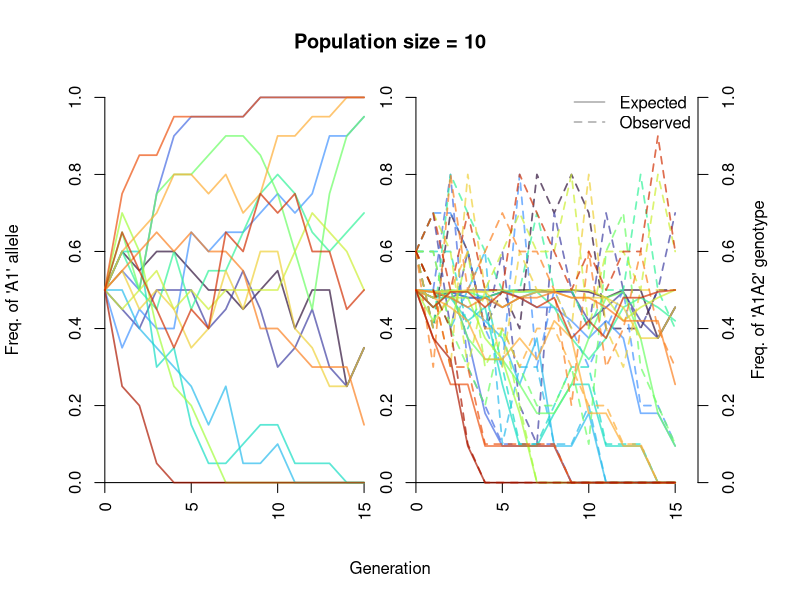
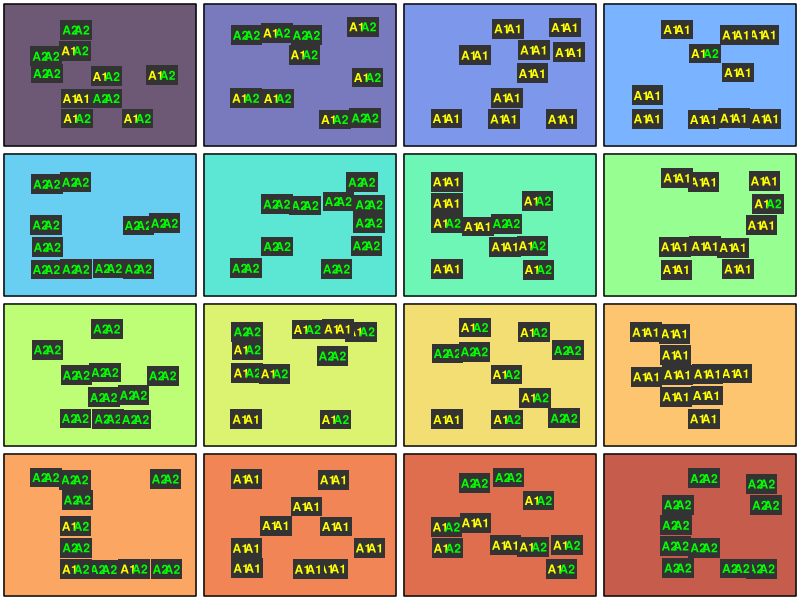

Write R code to recreate these figures, in order.
# Clear memory, close plotting devices
rm(list = ls())
graphics.off()

# Load packages:
library(scales)
library(viridis)


# choose plotting options

# plot a graphic of the genotypes in each population at the final generation?
plot.genotypes <- TRUE
# slow down genetic drift plotting to see one popn at a time
plot.delay <- 0.2 # change to e.g. 0.2 to slow down

# Set up population parameters

# no of diploid individuals
n <- 10 
# number of generations to simulate
n.gen <- 15 
# frequency of A1 allele at generation 0
p <- 0.5 
# frequency of A2 allele at generation 0
q <- 1 - p
# number of populations to simulate
n.pop <- 16 
# selection coefficient against A1A1 (selection against A1A2 is s/2)
s <- 0 # try e.g. 0.05 
# additional selection against heterozygotes
s.het <- 0 

# probability of fixation for a new allele
1 / (2 * n)
# probability of fixation for a new nearly neutral allele:
-2 * s / (1 - exp(4 * n * s))

# create a template data frame to store genotypes
pop <- expand.grid(id = 1:n, gen = 0:n.gen, allele1 = NA, allele2 = NA)

# initialise populations with exact allele frequency
pop[pop$gen == 0, c("allele1", "allele2")] <- 
  sample(c(rep("A1", round(p * n * 2)), rep("A2", round((1 - p) * n * 2))))

# have a look
pop[pop$gen == 0, ]

# simulate evolution forwards in time
start.time <- Sys.time()
simres <-
  lapply(1:n.pop, function(j) {

    print("Generation 0", quote = FALSE)
    print(pop[pop$gen == 0, c("allele1", "allele2")], row.names = FALSE)
    
    for(generation in 1:n.gen) {
      print(paste("Generation", generation), quote = FALSE, row.names = FALSE)
      # pick mate pairs at random
      n.A1 <- rowSums(pop[pop$gen == (generation - 1), c("allele1", "allele2")] == "A1")
      w <- 1 -  n.A1/2 * s
      w.het <- 1 - (n.A1 == 1) * s.het
      parents <- replicate(n, sample(1:n, 2, replace = FALSE, prob = w * w.het))
      this.gen <-
        sapply(1:n, function(i) {
          allele.tab <- pop[pop$gen == (generation - 1), ][parents[, i], c("allele1", "allele2")]
          apply(allele.tab, 1, sample, 1)
        })
      pop[pop$gen == generation, c("allele1", "allele2")] <- t(this.gen)
      print(pop[pop$gen == generation, c("allele1", "allele2")], row.names = FALSE)
    }
    
    freq <- 
      sapply(0:n.gen, function(generation) {
        mean(unlist(pop[pop$gen == generation, c("allele1", "allele2")]) == "A1")
      })
    
    pop$genotype <- apply(pop[, c("allele1", "allele2")], 1, function(x) paste0(sort(x), collapse = ""))
    pop$genotype <- factor(pop$genotype, c("A1A1", "A1A2", "A2A2"))
    frequencies <- data.frame(gen = 0:n.gen)
    frequencies$A1 <- freq
    frequencies$A2 <- 1 - frequencies$A1
    frequencies$A1A1.exp <- frequencies$A1^2
    frequencies$A1A2.exp <- 2 * frequencies$A1 * frequencies$A2
    frequencies$A2A2.exp <- frequencies$A2^2
    frequencies[, c("A1A1.obs", "A1A2.obs", "A2A2.obs")] <- 
      do.call("rbind", (tapply(pop$genotype, pop$gen, function(x) prop.table(table(x)))))
    
    rowSums(frequencies[, c("A1A1.exp", "A1A2.exp", "A2A2.exp")])
    rowSums(frequencies[, c("A1A1.obs", "A1A2.obs", "A2A2.obs")])
    
    #message_parallel(paste0(100 * (j/n.pop), "%"))
    
    return(list(pop = pop, frequencies = frequencies))
  })
finish.time <- Sys.time()

par(mar = c(5.1, 4.1, 4.1, 5.1))
gap <- ceiling(n.gen/5)
lwd <- 1.7
plot(x = 0:n.gen, y = 0:n.gen, ylim = 0:1, type = "n", xlab = "Generation", 
     ylab = "Freq. of 'A1' allele",
     xlim = c(0, n.gen * 2 + gap), axes = FALSE)
#box()
#abline(v = n.gen + gap)
#abline(v = n.gen)
axis.labels <- pretty(c(0:n.gen))
axis(1, at = axis.labels, las = 3, pos = 0)
axis(1, at = axis.labels + n.gen + gap, labels = axis.labels, las = 3, pos = 0)
axis(2, pos = 0)
axis(2, pos = n.gen + gap)
axis(4)
mtext("Freq. of 'A1A2' genotype", side = 4, line = 2.5)
title(paste("Population size =", n))
legend("topright", c("Expected", "Observed"), lty = 1:2,
       col = grey(0.7), bty = "n", lwd = lwd)

cols <- viridis(n.pop + 1, alpha = 0.7, option = "turbo")

lapply(1:n.pop, function(i) {
  x <- simres[[i]]
  Sys.sleep(min(plot.delay, 2/n.pop))
  lines(x = 0:n.gen, y = x$frequencies$A1, 
        col = cols[i], lwd = lwd)
  lines(x = (0:n.gen) + gap + n.gen, y = x$frequencies$A1A2.exp, 
        col = cols[i], lwd = lwd)
  lines(x = (0:n.gen) + gap + n.gen, y = x$frequencies$A1A2.obs, 
        col = cols[i], lty = 2, lwd = lwd)
})

# final frequencies of A1 allele
final.freq <- sapply(simres, function(x) x$frequencies$A1[x$frequencies$gen == n.gen])
final.freq
#hist(final.freq[final.freq > 0 & final.freq < 1])
finish.time - start.time



if(plot.genotypes) {
  old.par <- par(mfrow = c(ceiling(sqrt(n.pop)), ceiling(sqrt(n.pop))), mar = c(0.3, 0.3, 0.3, 0.3))
  final.genotypes.list <- 
    lapply(1:n.pop, function(i) {
      pop <- simres[[i]]$pop
      out <- pop[pop$gen == n.gen, c("allele1", "allele2")]
      plot(1, type = "n", xlim = 0:1, ylim = 0:1, axes = FALSE)
      rect(par("usr")[1], par("usr")[3],
           par("usr")[2], par("usr")[4],
           col = cols[i]) # Color
      
      box()
      gap <- 0.05 * sqrt(n.pop)/3
      coords <- 
        expand.grid(x = (1:ceiling(n/2))/(ceiling(n/2)+1), 
                    y = (1:ceiling(n/2))/(ceiling(n/2)+1))
      coords <- coords[sample(nrow(coords), n), ] 
      out <- cbind(out, coords)
      apply(out, 1, function(x) {
        xcoord <- jitter(as.numeric(x[3]), factor = 1.5)
        ycoord <- jitter(as.numeric(x[4]), factor = 2)
        points(c(xcoord, xcoord + gap), c(ycoord, ycoord), pch = 15, cex = 4, 
               col = "grey20")
        alleles <- sort(unlist(x[1:2]))
        cols <- c(A1 = "yellow", A2 = "green")
        text(x = c(xcoord, xcoord + gap), y = ycoord, labels = alleles, col = cols[alleles],
             font = 2, cex = 1.1)
      })
      out
    })
  par(old.par)
  final.genotypes <- do.call("rbind.data.frame", final.genotypes.list)[, c("allele1", "allele2")]
  
  
  # now we can estimate some ppopulation genetic parameters
  
  # frequency of the p allele
  p.est <- mean(unlist(final.genotypes) == "A1")
  
  # expected heterozygosity
  He <- 2 * p.est * (1 - p.est)
  
  # observed homozygosity
  n.homozygote <- sum(apply(final.genotypes, 1, function(x) length(unique(x))) == 2)
  Ho <- n.homozygote / (n * n.pop)
  
  # now we can calculate an estimate of F, the inbreeding coefficient
  F.est <- 1 - Ho / He
  
  # Here F.est means "an estimate of F". F simply gauges the extent of 
  # homozygote excess (how many more homozygotes are there compared to the HWE expectation?).
  # Normally we would break F down into Fis, the portion of F due to inbreeding 
  # (between individuals within populations) and Fst, the portion of F due to divergence 
  # between populations (population structure). For the sake of simplicity, here I am 
  # assuming no inbreeding (Fis = 0) and assuming all of F is due to population structure
  # (F = Fst). We know this assumption is true only because we have simulated the data. 
  # *** You would never normally assume F = Fst, I'm only doing this to simplify this code ***
  # 
  # What does Fst mean, in practical terms? I.e. what can we learn about 
  # the "real" populations from our Fst estimate?
  # To do that we have to make some assumptions about the populations,
  # which taken together will form a model.
  # Let's assume that: 
  #   the populations are diverging independently from a common ancestor with no migration
  #   all the populations are the same constant size
  #   no mutation
  #   no selection
  #   the populations have not reached equilibrium (think about why this assumption is necessary)
  #   random mating
  #   non-overlapping generations
  # If all of the above apply, the following equation holds:
  #
  #   Fst = 1 - (1 - 1/(2*n))^t
  # 
  # where n is the size of the populations and t is the number of generations since divergence.
  #
  # (My source for this equation was equations s1 and s2 of this paper:
  # https://doi.org/10.1101%2Fgr.154831.113
  # the original sources are older and are cited above equation s1.)
  #
  # We know both n and t, so we can use this equation to calculate what F (which here = Fst)
  # should be:

  print("***********************************")
  print(paste("Estimated F:", round(F.est, 3)))
  print(paste("'True' F:", round(1 - (1 - 1/(2*n))^n.gen, 3)))
  print("***********************************")
  
  # If this was real data, and we knew the (effetive) size of each population,
  # we could solve the above equation for t (time in generations), and estimate
  # the age of the populations in no of generations since divergence:
  t.est <- log(1 - F.est) / log((1 - 1/(2*n)))
  print("***********************************")
  print(paste("Estimated no of generations since splitting:", round(t.est, 1)))
  print(paste("True number of generations:", n.gen))
  print("***********************************")
  #
  # Alternatively, if we know the number of generations since splitting
  # (which is probably more realistic) we can estimate the effective size
  # of each population.
  # Solve the above equation for n:
  n.est <- 1/(2*(1 - (1 - F.est)^(1/n.gen)))
  print("***********************************")
  print(paste("Estimated effective population size (Ne):", round(n.est, 1)))
  print(paste("True effective population size (Ne):", n))
  print("***********************************")
  
}
